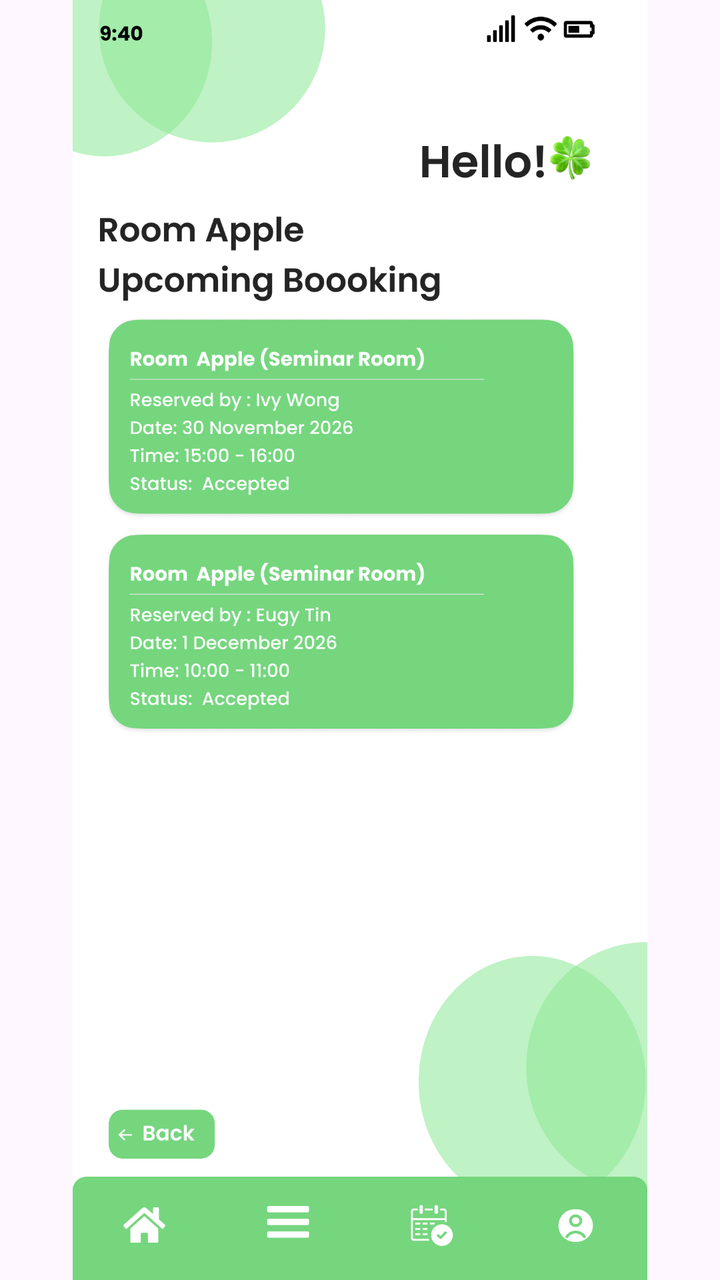
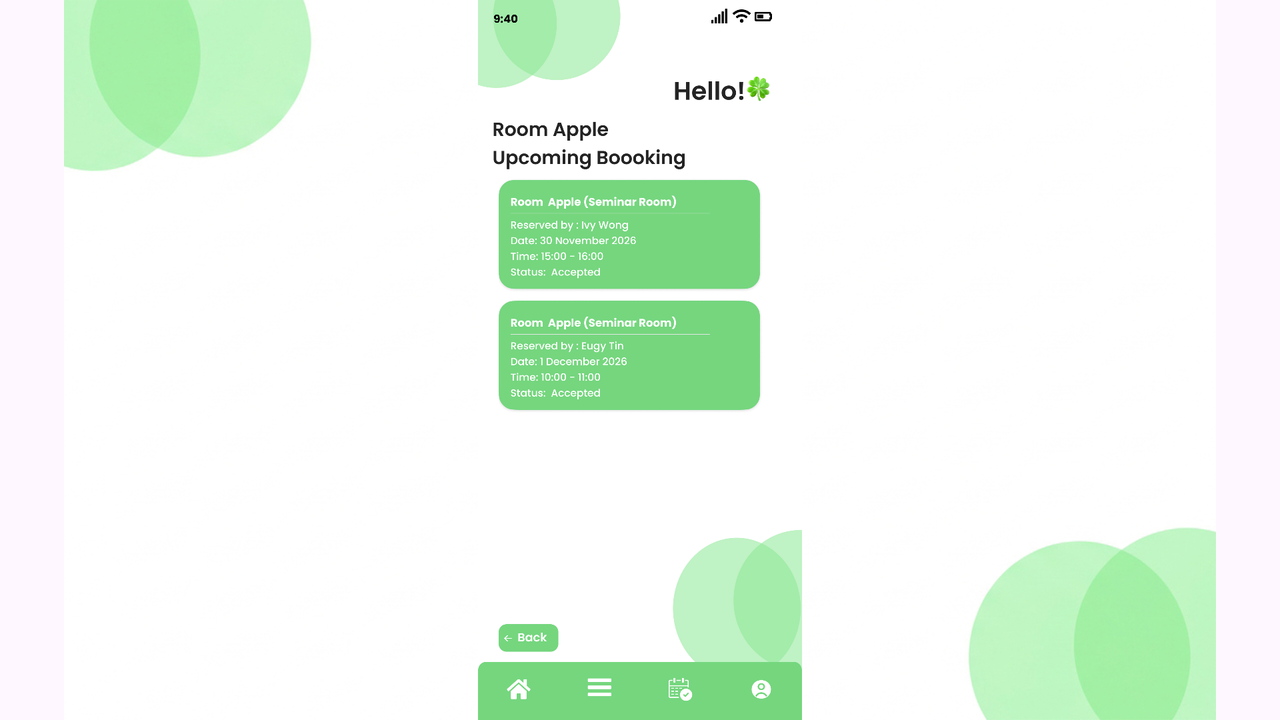

An Android layout and its configuration variant, each rendered on a device that would load it. The default file and the variant file are quoted in full after the pictures.
<!-- AndroidManifest.xml: application theme Theme.COMP2000HKSoftwareEngineeringAssessment -->
<!-- res/layout/activity_managerroomstatesupcominga.xml -->
<?xml version="1.0" encoding="utf-8"?>
<androidx.constraintlayout.widget.ConstraintLayout xmlns:android="http://schemas.android.com/apk/res/android"
    xmlns:app="http://schemas.android.com/apk/res-auto"
    xmlns:tools="http://schemas.android.com/tools"
    android:id="@+id/main"
    android:layout_width="match_parent"
    android:layout_height="match_parent"
    tools:context=".managerroomstatesupcominga">

    <ImageView
        android:id="@+id/iv_login_page"
        android:layout_width="match_parent"
        android:layout_height="match_parent"
        android:scaleType="fitCenter"
        android:src="@drawable/manager_roomstates_upcoming_a"
        app:layout_constraintBottom_toBottomOf="parent"
        app:layout_constraintEnd_toEndOf="parent"
        app:layout_constraintStart_toStartOf="parent"
        app:layout_constraintTop_toTopOf="parent" />

    <ImageButton
        android:id="@+id/btn_managermenuhomebutton"
        android:layout_width="0dp"
        android:layout_height="0dp"
        android:background="@android:color/transparent"
        app:layout_constraintBottom_toBottomOf="parent"
        app:layout_constraintDimensionRatio="2:1"
        app:layout_constraintEnd_toEndOf="parent"
        app:layout_constraintHorizontal_bias="0.071"
        app:layout_constraintStart_toStartOf="parent"
        app:layout_constraintTop_toTopOf="parent"
        app:layout_constraintVertical_bias="0.97"
        app:layout_constraintWidth_percent="0.15 " />
    <ImageButton
        android:id="@+id/btn_managermenubutton"
        android:layout_width="0dp"
        android:layout_height="0dp"
        android:background="@android:color/transparent"
        app:layout_constraintBottom_toBottomOf="parent"
        app:layout_constraintDimensionRatio="2:1"
        app:layout_constraintEnd_toEndOf="parent"
        app:layout_constraintHorizontal_bias="0.369"
        app:layout_constraintStart_toStartOf="parent"
        app:layout_constraintTop_toTopOf="parent"
        app:layout_constraintVertical_bias="0.969"
        app:layout_constraintWidth_percent="0.15" />

    <ImageButton
        android:id="@+id/btn_managermybookingbutton"
        android:layout_width="0dp"
        android:layout_height="0dp"
        android:background="@android:color/transparent"
        app:layout_constraintBottom_toBottomOf="parent"
        app:layout_constraintDimensionRatio="2:1"
        app:layout_constraintEnd_toEndOf="parent"
        app:layout_constraintHorizontal_bias="0.644"
        app:layout_constraintStart_toStartOf="parent"
        app:layout_constraintTop_toTopOf="parent"
        app:layout_constraintVertical_bias="0.969"
        app:layout_constraintWidth_percent="0.15" />

    <ImageButton
        android:id="@+id/btn_managermyprofile"
        android:layout_width="0dp"
        android:layout_height="0dp"
        android:background="@android:color/transparent"
        app:layout_constraintBottom_toBottomOf="parent"
        app:layout_constraintDimensionRatio="2:1"
        app:layout_constraintEnd_toEndOf="parent"
        app:layout_constraintHorizontal_bias="0.957"
        app:layout_constraintStart_toStartOf="parent"
        app:layout_constraintTop_toTopOf="parent"
        app:layout_constraintVertical_bias="0.969"
        app:layout_constraintWidth_percent="0.15" />

    <ImageButton
        android:id="@+id/btn_select_datetime_select_back"
        android:layout_width="0dp"
        android:layout_height="0dp"
        android:background="@android:color/transparent"
        app:layout_constraintBottom_toBottomOf="parent"
        app:layout_constraintDimensionRatio="2.5:1"
        app:layout_constraintEnd_toEndOf="parent"
        app:layout_constraintHorizontal_bias="0.074"
        app:layout_constraintStart_toStartOf="parent"
        app:layout_constraintTop_toTopOf="parent"
        app:layout_constraintVertical_bias="0.9"
        app:layout_constraintWidth_percent="0.179 " />

</androidx.constraintlayout.widget.ConstraintLayout>
<!-- resources referenced by this layout -->
<resources>
  <!-- drawable manager_roomstates_upcoming_a: png bitmap (drawable, 162858 bytes) -->
  <!-- from res/values-v23/ -->
  <style name="Theme.COMP2000HKSoftwareEngineeringAssessment" parent="Base.Theme.COMP2000HKSoftwareEngineeringAssessment">
          
          <item name="android:navigationBarColor">@android:color/transparent</item>
          <item name="android:statusBarColor">@android:color/transparent</item>
          <item name="android:windowLightStatusBar">?attr/isLightTheme</item>
      </style>
  <style name="Base.Theme.COMP2000HKSoftwareEngineeringAssessment" parent="Theme.Material3.DayNight.NoActionBar">
          
          
      </style>
</resources>
<!-- res/layout-land/activity_managerroomstatesupcominga.xml (the repository's variant of the layout above) -->
<!-- drawn on the phone turned sideways -->
<?xml version="1.0" encoding="utf-8"?>
<androidx.constraintlayout.widget.ConstraintLayout xmlns:android="http://schemas.android.com/apk/res/android"
    xmlns:app="http://schemas.android.com/apk/res-auto"
    xmlns:tools="http://schemas.android.com/tools"
    android:id="@+id/main"
    android:layout_width="match_parent"
    android:layout_height="match_parent"
    tools:context=".managerroomstatesupcominga">

    <ImageView
        android:id="@+id/iv_login_page_horizontal"
        android:layout_width="match_parent"
        android:layout_height="match_parent"
        android:scaleType="fitCenter"
        android:src="@drawable/layouthorizontalsecond"
        app:layout_constraintBottom_toBottomOf="parent"
        app:layout_constraintEnd_toEndOf="parent"
        app:layout_constraintStart_toStartOf="parent"
        app:layout_constraintTop_toTopOf="parent" />

    <ImageView
        android:id="@+id/iv_login_page"
        android:layout_width="match_parent"
        android:layout_height="match_parent"
        android:scaleType="fitCenter"
        android:src="@drawable/manager_roomstates_upcoming_a"
        app:layout_constraintBottom_toBottomOf="parent"
        app:layout_constraintEnd_toEndOf="parent"
        app:layout_constraintStart_toStartOf="parent"
        app:layout_constraintTop_toTopOf="parent" />

    <ImageButton
        android:id="@+id/btn_managermenuhomebutton"
        android:layout_width="40dp"
        android:layout_height="29dp"
        android:background="@android:color/transparent"
        app:layout_constraintBottom_toBottomOf="parent"
        app:layout_constraintDimensionRatio="2:1"
        app:layout_constraintEnd_toEndOf="parent"
        app:layout_constraintHorizontal_bias="0.39"
        app:layout_constraintStart_toStartOf="parent"
        app:layout_constraintTop_toTopOf="parent"
        app:layout_constraintVertical_bias="0.98"
        app:layout_constraintWidth_percent="0.15 " />

    <ImageButton
        android:id="@+id/btn_managermenubutton"
        android:layout_width="40dp"
        android:layout_height="33dp"
        android:background="@android:color/transparent"
        app:layout_constraintBottom_toBottomOf="parent"
        app:layout_constraintDimensionRatio="2:1"
        app:layout_constraintEnd_toEndOf="parent"
        app:layout_constraintHorizontal_bias="0.466"
        app:layout_constraintStart_toStartOf="parent"
        app:layout_constraintTop_toTopOf="parent"
        app:layout_constraintVertical_bias="0.98"
        app:layout_constraintWidth_percent="0.15" />

    <ImageButton
        android:id="@+id/btn_managermybookingbutton"
        android:layout_width="46dp"
        android:layout_height="33dp"
        android:background="@android:color/transparent"
        app:layout_constraintBottom_toBottomOf="parent"
        app:layout_constraintDimensionRatio="2:1"
        app:layout_constraintEnd_toEndOf="parent"
        app:layout_constraintHorizontal_bias="0.54"
        app:layout_constraintStart_toStartOf="parent"
        app:layout_constraintTop_toTopOf="parent"
        app:layout_constraintVertical_bias="0.98"
        app:layout_constraintWidth_percent="0.15" />

    <ImageButton
        android:id="@+id/btn_managermyprofile"
        android:layout_width="46dp"
        android:layout_height="33dp"
        android:background="@android:color/transparent"
        app:layout_constraintBottom_toBottomOf="parent"
        app:layout_constraintDimensionRatio="2:1"
        app:layout_constraintEnd_toEndOf="parent"
        app:layout_constraintHorizontal_bias="0.61"
        app:layout_constraintStart_toStartOf="parent"
        app:layout_constraintTop_toTopOf="parent"
        app:layout_constraintVertical_bias="0.98"
        app:layout_constraintWidth_percent="0.15" />

    <ImageButton
        android:id="@+id/btn_select_datetime_select_back"
        android:layout_width="49dp"
        android:layout_height="35dp"
        android:background="@android:color/transparent"
        app:layout_constraintBottom_toBottomOf="parent"
        app:layout_constraintDimensionRatio="2.5:1"
        app:layout_constraintEnd_toEndOf="parent"
        app:layout_constraintHorizontal_bias="0.394"
        app:layout_constraintStart_toStartOf="parent"
        app:layout_constraintTop_toTopOf="parent"
        app:layout_constraintVertical_bias="0.907"
        app:layout_constraintWidth_percent="0.179 " />

</androidx.constraintlayout.widget.ConstraintLayout>
<!-- resources referenced by the variant -->
<!-- as the phone turned sideways resolves them -->
<resources>
  <!-- drawable layouthorizontalsecond: jpg bitmap (drawable, 203073 bytes) -->
  <!-- drawable manager_roomstates_upcoming_a: png bitmap (drawable, 162858 bytes) -->
  <!-- from res/values-v23/ -->
  <style name="Theme.COMP2000HKSoftwareEngineeringAssessment" parent="Base.Theme.COMP2000HKSoftwareEngineeringAssessment">
          
          <item name="android:navigationBarColor">@android:color/transparent</item>
          <item name="android:statusBarColor">@android:color/transparent</item>
          <item name="android:windowLightStatusBar">?attr/isLightTheme</item>
      </style>
  <style name="Base.Theme.COMP2000HKSoftwareEngineeringAssessment" parent="Theme.Material3.DayNight.NoActionBar">
          
          
      </style>
</resources>
